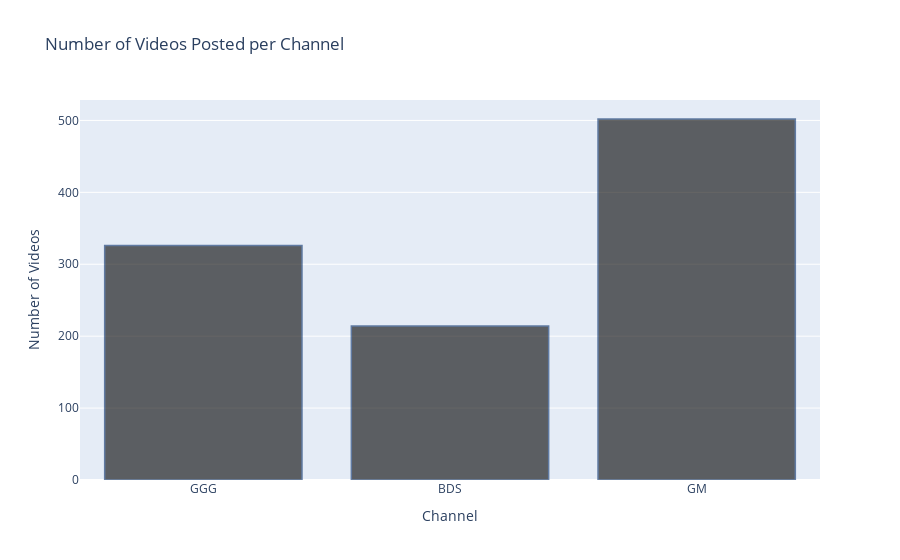

This figure's notebook cell:
### Code cell
fig = go.Figure(data=[go.Bar(x=['GGG', 'BDS', 'GM'], y=[len(dfgood), len(dfbob), len(dfgm)])])
fig.update_traces(marker_color='black', marker_line_color='rgb(8,48,107)', marker_line_width=1.5, opacity=0.6)
fig.update_layout(title_text='Number of Videos Posted per Channel')
fig.update_xaxes(title_text='Channel')
fig.update_yaxes(title_text='Number of Videos')
save_figure(fig, 'golf.eda1.png')
fig.show()

### Figure 1 — Plotly figure (JSON) as saved in the notebook; plotly's stock layout.template omitted (floating-point values rounded to 4 significant figures)
{"data": [{"marker": {"color": "black", "line": {"color": "rgb(8,48,107)", "width": 1.5}}, "opacity": 0.6, "type": "bar", "x": ["GGG", "BDS", "GM"], "y": [326, 214, 502]}], "layout": {"title": {"text": "Number of Videos Posted per Channel"}, "xaxis": {"title": {"text": "Channel"}}, "yaxis": {"title": {"text": "Number of Videos"}}}}
